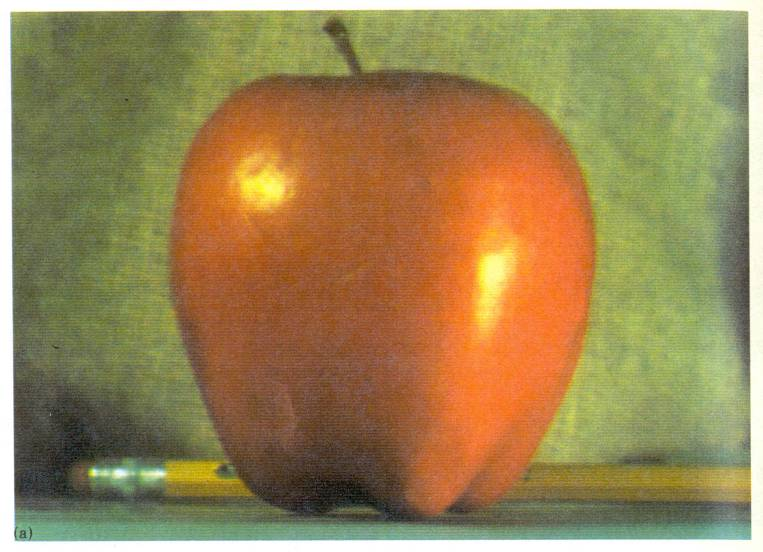
#> input picture images/apple.jpg, 763 x 552 px
$ python pyramids.py
#> lines starting #> are read from the running program, lines starting #| are printed output that depends on the picture; after the words box and inside, x2 and y2 are one past the last pixel; in counts of white or black regions, pixels touching at a corner belong together
import numpy as np
import cv2
import scipy.io as scio
from scipy import ndimage


class Pyramids:
    def __init__(self):
        self.kernel = self.gaussian_kernel(9, 4)

    def gaussian_kernel(self, size=5, sigma=1):
        kernel = np.zeros((size, size))
        center = size // 2
        for i in range(size):
            for j in range(size):
                kernel[i, j] = np.exp(-((i - center) ** 2 + (j - center) ** 2) / (2 * sigma ** 2))
        kernel /= np.sum(kernel)
        return kernel

    def convolve(self, image, kernel):
        w, h = image.shape[:2]
        result = np.zeros_like(image, dtype=np.float32)
        kernel_size = kernel.shape[0]
        padding = kernel_size // 2
        image_padded = np.zeros((image.shape[0] + padding * 2, image.shape[1] + padding * 2, image.shape[2]),
                                dtype=np.float32)
        image_padded[padding:-padding, padding:-padding, :] = image

        for i in range(w):
            for j in range(h):
                result[i, j, :] = np.sum(kernel[..., None] * image_padded[i:i + kernel_size, j:j + kernel_size, :],
                                         axis=(0, 1))

        return image

    def interpolate(self, image):
        image_upscale = np.zeros((image.shape[0] * 2, image.shape[1] * 2, image.shape[2]), dtype=np.float32)
        image_upscale[::2, ::2, :] = image

        return cv2.filter2D(image_upscale, -1, 4 * self.kernel, borderType=cv2.BORDER_CONSTANT)
        # return self.convolve(image_upscale, 4 * self.kernel)

    def decimate(self, image):
        image_downscale = self.convolve(image.astype(np.float32), self.kernel)
        return image_downscale[::2, ::2, :]

    def build_pyramid(self, image):
        G, L = [], []
        G.append(image)

        while (G[-1].shape[0] > 1 and G[-1].shape[1] > 1):
            G.append(self.decimate(G[-1]))

        for i in range(len(G) - 1):
            L.append(G[i] - self.interpolate(G[i + 1]))

        return G[:-1], L

    def pyramid_blending(self, image1, image2, mask):
        G1, L1 = self.build_pyramid(image1)
        G2, L2 = self.build_pyramid(image2)
        GM, LM = self.build_pyramid(mask)

        blend = []

        for gm, la, lb in zip(GM, L1, L2):
            blend.append(gm * la + (1 - gm) * lb)

        return blend

    def reconstruct(self, pyramid):
        rev_pyramid = pyramid[::-1]
        stack = rev_pyramid[0]
        for i in range(1, len(rev_pyramid)):
            stack = self.interpolate(stack) + rev_pyramid[i]
        return stack


if __name__ == '__main__':
    apple = cv2.imread('images/apple.jpg')
#> apple is the input picture: shape (552, 763, 3); mean B, G, R 85.1, 133.1, 154.4
    orange = cv2.imread('images/orange.jpg')
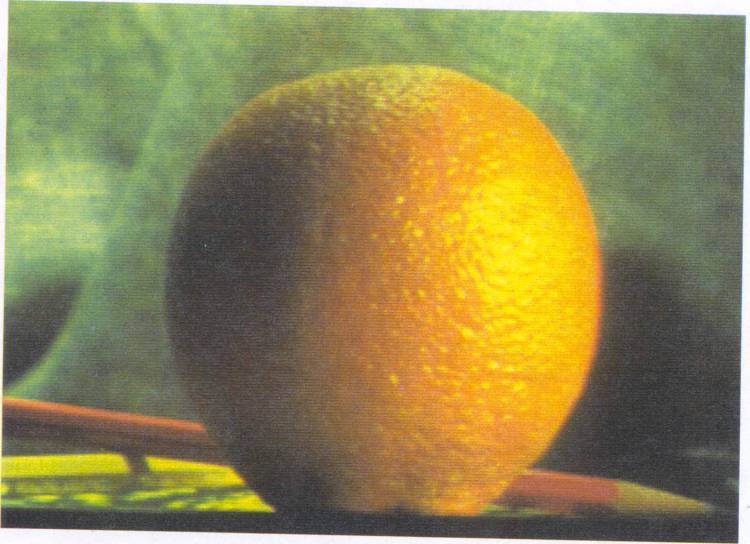
#> input picture images/orange.jpg, 750 x 544 px
#> orange is the input picture: shape (544, 750, 3); mean B, G, R 83.2, 135, 143.8
    apple = apple[apple.shape[0] // 2 - 256:apple.shape[0] // 2 + 256, apple.shape[1] // 2 - 256:apple.shape[1] // 2 + 256]
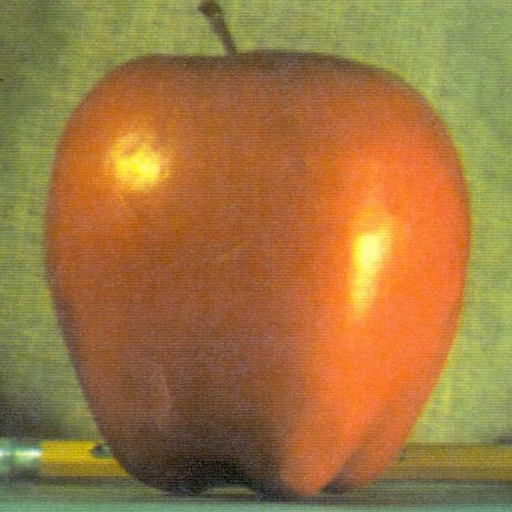
#> apple: shape (512, 512, 3); mean B, G, R 63.9, 118.3, 158.9
    orange = orange[orange.shape[0] // 2 - 256:orange.shape[0] // 2 + 256, orange.shape[1] // 2 - 256:orange.shape[1] // 2 + 256]
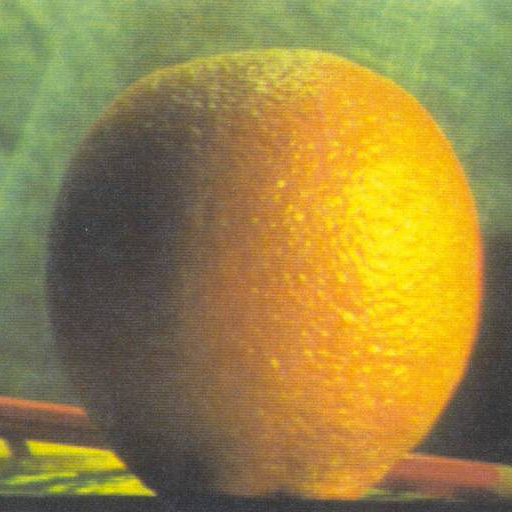
#> orange: shape (512, 512, 3); mean B, G, R 68.4, 132.8, 152.3
    mask = cv2.imread('images/mask.jpg').astype(np.float32) / 255
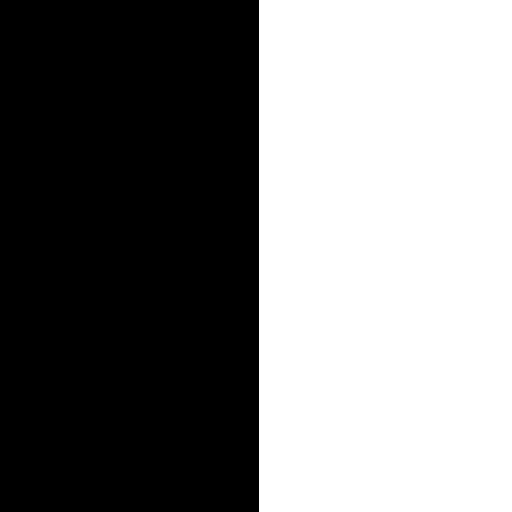
#> input picture images/mask.jpg, 512 x 512 px
#> mask: shape (512, 512, 3) float32; min 0, max 1, mean 0.494
    pyramids = Pyramids()
    blend = pyramids.pyramid_blending(orange, apple, mask)
#> after the loop in build_pyramid, `while (G[-1].shape[0] > 1 and G[-1].shape[1] > 1):`: G = 10 items
#> the loop in build_pyramid, `for i in range(len(G) - 1):` made 9 passes
#> after the loop in build_pyramid, `for i in range(len(G) - 1):`: L = 9 items
#> the loop in build_pyramid (call 2), `while (G[-1].shape[0] > 1 and G[-1].shape[1] > 1):` made 9 passes
#> pass 3, in decimate (call 12), `image_downscale = self.convolve(image.astype(np.float32), self.kernel)`:
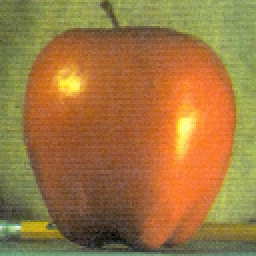
#> image_downscale: shape (128, 128, 3) float32 (shown 2 times larger); mean of channels 0, 1, 2 63.7, 118.3, 158.8; drawn as B, G, R
#> the loop in build_pyramid (call 2), `for i in range(len(G) - 1):` made 9 passes
#> the loop in build_pyramid (call 3), `while (G[-1].shape[0] > 1 and G[-1].shape[1] > 1):` made 9 passes
#> pass 3, in decimate (call 21), `image_downscale = self.convolve(image.astype(np.float32), self.kernel)`:
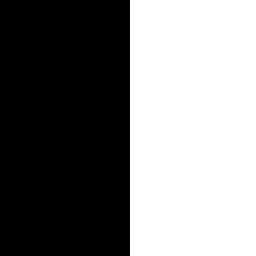
#> image_downscale: shape (128, 128, 3) float32 (shown 2 times larger); values 0 (black) and 1 (white), 49.2% white; 1 white region, box (x1, y1, x2, y2) and area: (65, 0, 128, 128) 8064
#> the loop in pyramid_blending, `for gm, la, lb in zip(GM, L1, L2):` made 9 passes
#> blend = 9 items
    cv2.imwrite('blend.jpg', pyramids.reconstruct(blend))
#> the loop in reconstruct, `for i in range(1, len(rev_pyramid)):` made 8 passes
#> after the loop in reconstruct, `for i in range(1, len(rev_pyramid)):`:
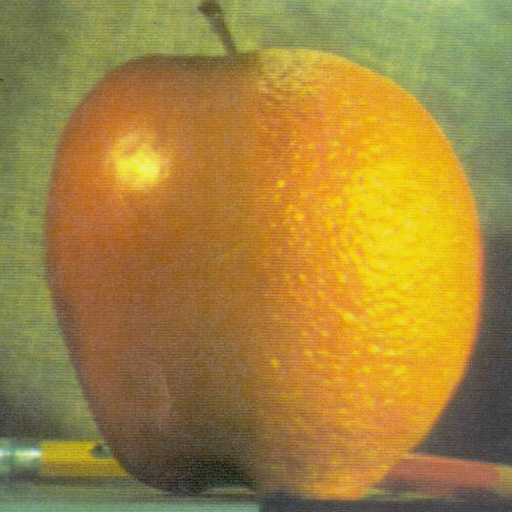
#> stack: shape (512, 512, 3) float32; mean of channels 0, 1, 2 53.3, 131.9, 166; drawn with min black and max white
